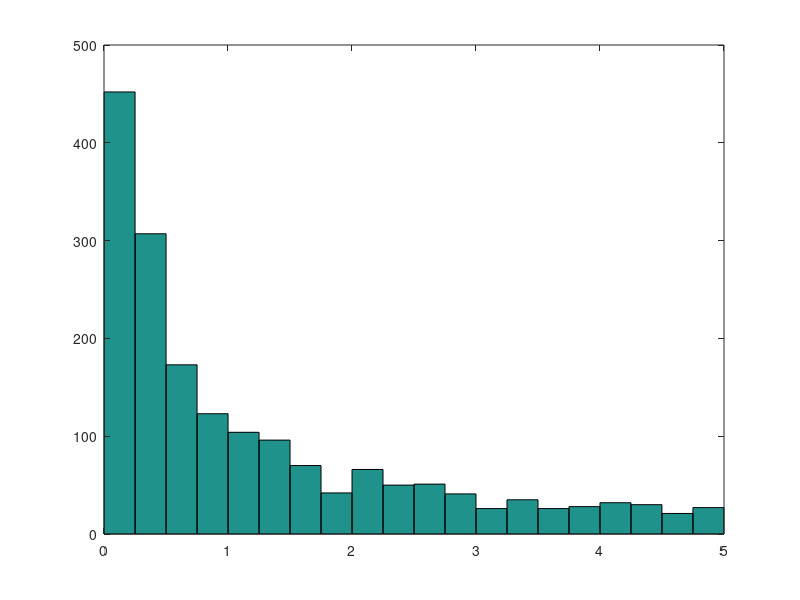

Source code (MATLAB):
%J. C. Spall, June 2001
%Performs Gibbs sampling.  Code is set up for Example 16.5 in ISSO (on bounded exponential
%sampling).  Basic logic can be used for other cases.
clear all
B=5;			%Bound for exponential variables
rand('seed',31415927)
cases=1800;
burn=10; 	%No. of iterations for "burn-in" at each replication
post_burn=30;   %No. of iterations for use in computing ergodic averages per replication
erg_mean=zeros(cases,1);	%vector storing the ergodic mean of X(1), r.v. of interest, for each rep.
output=zeros(cases,1);	%vector storing the terminal value for X(1), the r.v. of interest
for i=1:cases
   X(2)=2.5;	%Initial state
   ergodic=0;
   for k=1:burn
      c=1-exp(-B*X(2));
      X(1)=-log(1-c*rand)/X(2);
      c=1-exp(-B*X(1));
      X(2)=-log(1-c*rand)/X(1);
   end
   for k=1:post_burn
      c=1-exp(-B*X(2));
      X(1)=-log(1-c*rand)/X(2);
      c=1-exp(-B*X(1));
      X(2)=-log(1-c*rand)/X(1);
      ergodic=ergodic+X(1);
   end
   erg_mean(i)=ergodic/post_burn;
   output(i)=X(1);
end
%erg_mean
%mean(erg_mean)
%std(erg_mean)
hist(output,20);
       